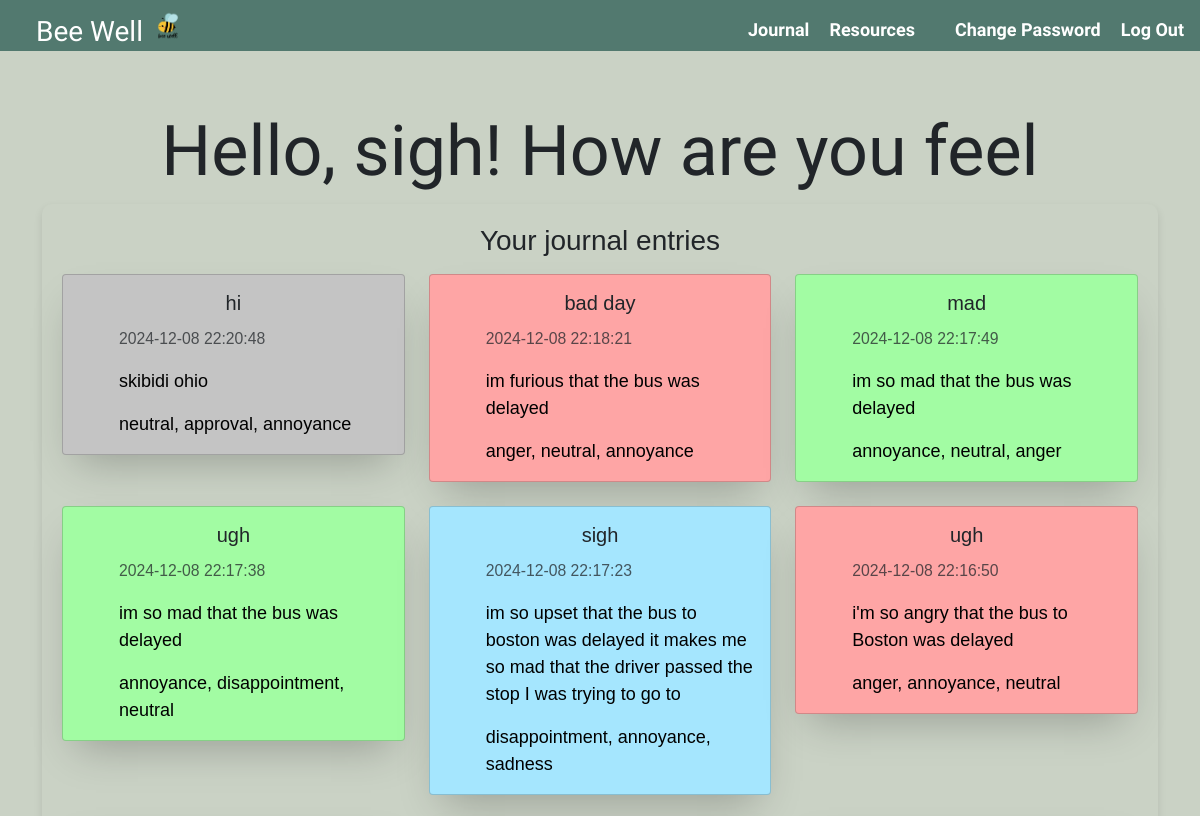
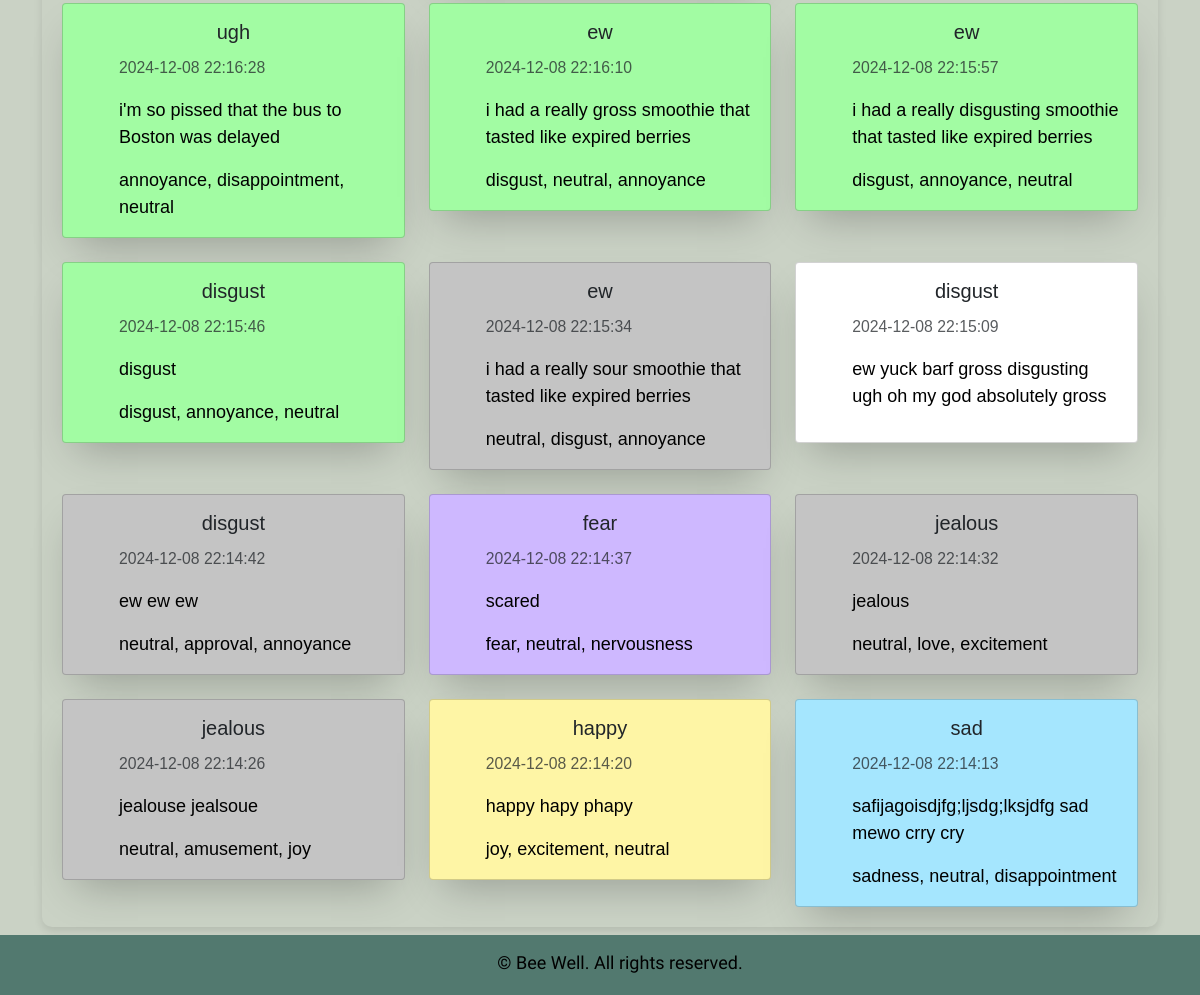
Screenshot of / (signed in) with the database file from the repository (2 pictures, top to bottom).
### tables this page shows
CREATE TABLE journalentries (    id INTEGER PRIMARY KEY AUTOINCREMENT,    user_id INTEGER NOT NULL,   title TEXT NOT NULL, text TEXT NOT NULL,    analysis TEXT,    timestamp DATETIME DEFAULT CURRENT_TIMESTAMP,    FOREIGN KEY (user_id) REFERENCES users (user_id));

### app.py (the view)
@app.route("/")
@login_required
def home():
    user_info = db.execute('SELECT firstname FROM users WHERE user_id = ?', session["user_id"])
    if not user_info:
        return apology("User not found", 403)
    firstname = user_info[0]["firstname"]
    query = '''
        SELECT journalentries.title, journalentries.text, journalentries.analysis, journalentries.timestamp
        FROM journalentries
        JOIN users ON journalentries.user_id = users.user_id
        WHERE users.user_id = ?
        ORDER BY journalentries.timestamp DESC
    '''
    entries = db.execute(query, session["user_id"])
    for entry in entries:
        entry["top_moods"] = extract_top_moods(entry["analysis"])
    for entry in entries:
        if entry["top_moods"]:
            entry["mood_color"] = get_color(entry["top_moods"][0])
        else:
            entry["mood_color"] = "#ffffff"
    return render_template("home.html", entries=entries, firstname=firstname)

### app.py (called while the page is built)
@app.after_request
def after_request(response):
    response.headers["Cache-Control"] = "no-cache, no-store, must-revalidate"
    response.headers["Expires"] = 0
    response.headers["Pragma"] = "no-cache"
    return response

### helpers.py (called while the page is built)
def extract_top_moods(emotion_data):
    emotion_data = emotion_data.replace("'", '"')
    data = json.loads(emotion_data)
    emotions = data[0] if isinstance(data, list) and len(data) > 0 else []
    top_emotions = heapq.nlargest(3, emotions, key=lambda x: x['score'])
    top_labels = [emotion['label'] for emotion in top_emotions]
    return top_labels

def get_color(mood):
    joy = ["admiration", "amusement", "approval", "caring", "curiosity", "desire", "excitement", "gratitude", "joy", "love", "optimism", "pride", "realization", "relief", "surprise"]
    sadness = ["disappointment", "grief", "sadness"]
    anger = ["anger", "remorse"]
    disgust = ["annoyance", "disapproval", "disgust", "embarassment"]
    fear = ["confusion", "fear", "nervousness"]
    if mood in joy:
        return"#FEF5A5"
    if mood in sadness:
        return "#A5E6FE"
    if mood in anger:
        return "#FEA5A5"
    if mood in fear:
        return "#CEB8FF"
    if mood in disgust:
        return "#A2FCA3"
    else:
        return "#C4C4C4"

def login_required(f):
    @wraps(f)
    def decorated_function(*args, **kwargs):
        if session.get("user_id") is None:
            return redirect("/login")
        return f(*args, **kwargs)
    return decorated_function

### templates/home.html (shortened to what this page needs)
{% extends "layout.html" %}
{% block main %}
    <div class="typing" id="typing-text"></div>
    <div class="playlist-container">
        <div class="h3">
            <label for="title" class="form-label">Your journal entries</label>
        </div>
        <div class="row row-cols-1 row-cols-md-3 g-4">
            {% for entry in entries %}
            <div class="col">
                <div class="card" style="background-color: {{ entry.mood_color }};">
                    <div class="card-body">
                        <h5 class="card-title">{{ entry.title }}</h5>
                        <p class="card-text"><small class="text-muted">{{ entry.timestamp }}</small></p>
                        <p class="card-text"> {{ entry.text }} </p>
                        <p class="card-text">{{ entry.top_moods | join(', ') }}</p>
                    </div>
                </div>
            </div>
            {% endfor %}
    </div>
    </div>
{% endblock %}

### templates/layout.html (shortened to what this page needs)
<!DOCTYPE html>
<html lang="en">
<head>
    <link href="https://cdn.jsdelivr.net/npm/bootstrap@5.3.3/dist/css/bootstrap.min.css" rel="stylesheet">
    <link href="/static/styles.css" rel="stylesheet">
</head>
<body>
    <header id="topnavigation" class="d-flex justify-content-between align-items-center px-3">
        <div class="d-flex align-items-center">
            <a class="navbar-brand navbar-brand-custom" href="/" style="padding-right: 10px; display: inline-block; transform: translateY(6px);">Bee Well</a>
            <img src="/static/favicon.ico" alt="logo" style="height: 30px;">
        </div>
        <nav class="navbar-expand-md">
            <div class="collapse navbar-collapse" id="navbar">
                {% if session["user_id"] %}
                    <ul class="navbar-nav me-auto mt-2">
                        <li class="nav-item"><a class="nav-link" href="/journal">Journal</a></li>
                        <li class="nav-item"><a class="nav-link" href="/resources">Resources</a></li>
                    </ul>
                    <ul class="navbar-nav ms-auto mt-2">
                        <li class="nav-item"><a class="nav-link" href="/changepw">Change Password</a></li>
                        <li class="nav-item"><a class="nav-link" href="/logout">Log Out</a></li>
                    </ul>
                {% else %}
                    <ul class="navbar-nav ms-auto mt-2">
                        <li class="nav-item"><a class="nav-link" href="/aboutus">About Us</a></li>
                        <li class="nav-item"><a class="nav-link" href="/register">Register</a></li>
                        <li class="nav-item"><a class="nav-link" href="/login">Log In</a></li>
                    </ul>
                {% endif %}
            </div>
        </nav>
    </header>
    <main class="container py-5 text-center">
        {% block main %}{% endblock %}
    </main>
    <footer id="footer">
        <div class="footer-content">
            <p>&copy; Bee Well. All rights reserved.</p>
        </div>
    </footer>
</body>
</html>

### static/styles.css (style rules this page uses)
.navbar-nav.ms-auto .nav-item { margin-left: 20px; }
.navbar-nav.me-auto .nav-item { margin-right: 20px; }
.nav-link { color: #ffffff; font-family: "Neucha", sans-serif; font-weight: bold; font-size: 18px; }
body { background-color: #cad2c5; }
.card { background-color: #cad2c5; border-radius: 0.25rem; box-shadow: 0 20px 40px -14px rgba(0, 0, 0, 0.25); display: flex; flex-direction: column; overflow: hidden; }
#topnavigation { overflow: hidden; align-items: center; font-size: 14px; justify-content: space-between; background-color: #52796f; }
#footer { font-family: 'Neucha', sans-serif; background-color: #52796f; height: 60px; position: fixed; bottom: 0; left: 0; width: 100%; display: flex; justify-content: center; align-items: center; text-align: center; color: #ffffff; }
.typing { font-family: 'Neucha', sans-serif; font-size: 70px; white-space: nowrap; overflow: hidden; position: relative; text-align: center; align-items: center; justify-content: center; }
.navbar-brand-custom { font-family: 'Neucha', sans-serif; color: #ffffff; font-size: 1.75rem; text-align: center; display: flex; align-items: center; justify-content: space-between; padding-left: 20px; }
p { color: black; font-size: 18px; text-align: left; margin-left: 40px; margin-top: 10px; }
.footer-content { display: inline-block; text-align: center; }
.playlist-container { text-align: center; font-family: "Tahoma", sans-serif; background-color: #cad2c5; padding: 20px; width: 100%; margin-bottom: 20px; border-radius: 10px; box-shadow: 0 4px 8px rgba(0, 0, 0, 0.1); }

### rows the page displays
journalentries: title "hi", timestamp "2024-12-08 22:20:48", text "skibidi ohio", top_moods "neutral, approval, annoyance"
journalentries: title "bad day", timestamp "2024-12-08 22:18:21", text "im furious that the bus was delayed", top_moods "anger, neutral, annoyance"
journalentries: title "mad", timestamp "2024-12-08 22:17:49", text "im so mad that the bus was delayed", top_moods "annoyance, neutral, anger"
journalentries: title "ugh", timestamp "2024-12-08 22:17:38", text "im so mad that the bus was delayed", top_moods "annoyance, disappointment, neutral"
journalentries: title "sigh", timestamp "2024-12-08 22:17:23", text "im so upset that the bus to boston was delayed it makes me so mad that the driver passed the stop I was trying to go to", top_moods "disappointment, annoyance, sadness"
journalentries: title "ugh", timestamp "2024-12-08 22:16:50", text "i'm so angry that the bus to Boston was delayed", top_moods "anger, annoyance, neutral"
journalentries: title "ugh", timestamp "2024-12-08 22:16:28", text "i'm so pissed that the bus to Boston was delayed", top_moods "annoyance, disappointment, neutral"
journalentries: title "ew", timestamp "2024-12-08 22:16:10", text "i had a really gross smoothie that tasted like expired berries", top_moods "disgust, neutral, annoyance"
journalentries: title "ew", timestamp "2024-12-08 22:15:57", text "i had a really disgusting smoothie that tasted like expired berries", top_moods "disgust, annoyance, neutral"
journalentries: title "disgust", timestamp "2024-12-08 22:15:46", text "disgust", top_moods "disgust, annoyance, neutral"
journalentries: title "ew", timestamp "2024-12-08 22:15:34", text "i had a really sour smoothie that tasted like expired berries", top_moods "neutral, disgust, annoyance"
journalentries: title "disgust", timestamp "2024-12-08 22:15:09", text "ew yuck barf gross disgusting ugh oh my god absolutely gross"
journalentries: title "disgust", timestamp "2024-12-08 22:14:42", text "ew ew ew", top_moods "neutral, approval, annoyance"
journalentries: title "fear", timestamp "2024-12-08 22:14:37", text "scared", top_moods "fear, neutral, nervousness"
journalentries: title "jealous", timestamp "2024-12-08 22:14:32", text "jealous", top_moods "neutral, love, excitement"
journalentries: title "jealous", timestamp "2024-12-08 22:14:26", text "jealouse jealsoue", top_moods "neutral, amusement, joy"
journalentries: title "happy", timestamp "2024-12-08 22:14:20", text "happy hapy phapy", top_moods "joy, excitement, neutral"
journalentries: title "sad", timestamp "2024-12-08 22:14:13", text "safijagoisdjfg;ljsdg;lksjdfg sad mewo crry cry", top_moods "sadness, neutral, disappointment"
